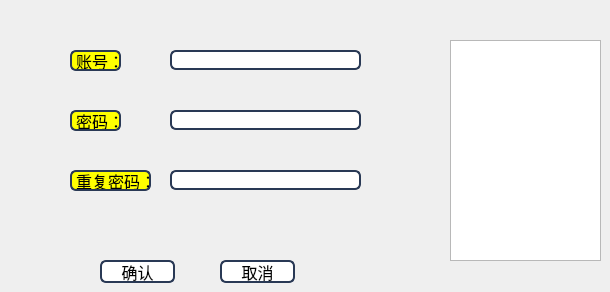
         <widget class="QWidget" name="tab_21">
          <attribute name="title">
           <string>添加操作员</string>
          </attribute>
          <widget class="QPushButton" name="pushButton_25">
           <property name="geometry">
            <rect>
             <x>220</x>
             <y>260</y>
             <width>75</width>
             <height>23</height>
            </rect>
           </property>
           <property name="font">
            <font>
             <family>微软雅黑</family>
             <pointsize>12</pointsize>
            </font>
           </property>
           <property name="styleSheet">
            <string notr="true">border: 2px solid rgb(41,57,85);
border-radius:6px;
background:white;
selection-background-color:green;</string>
           </property>
           <property name="text">
            <string>取消</string>
           </property>
          </widget>
          <widget class="QPushButton" name="pushButton_24">
           <property name="geometry">
            <rect>
             <x>100</x>
             <y>260</y>
             <width>75</width>
             <height>23</height>
            </rect>
           </property>
           <property name="font">
            <font>
             <family>微软雅黑</family>
             <pointsize>12</pointsize>
            </font>
           </property>
           <property name="styleSheet">
            <string notr="true">border: 2px solid rgb(41,57,85);
border-radius:6px;
background:white;
selection-background-color:green;</string>
           </property>
           <property name="text">
            <string>确认</string>
           </property>
          </widget>
          <widget class="QLineEdit" name="lineEdit_19">
           <property name="geometry">
            <rect>
             <x>170</x>
             <y>50</y>
             <width>191</width>
             <height>20</height>
            </rect>
           </property>
           <property name="font">
            <font>
             <family>微软雅黑</family>
             <pointsize>10</pointsize>
            </font>
           </property>
           <property name="styleSheet">
            <string notr="true">border: 2px solid rgb(41,57,85);
border-radius:6px;
background:white;
selection-background-color:green;</string>
           </property>
          </widget>
          <widget class="QLabel" name="label_21">
           <property name="geometry">
            <rect>
             <x>70</x>
             <y>110</y>
             <width>51</width>
             <height>21</height>
            </rect>
           </property>
           <property name="font">
            <font>
             <family>微软雅黑</family>
             <pointsize>12</pointsize>
            </font>
           </property>
           <property name="styleSheet">
            <string notr="true">border: 2px solid rgb(41,57,85);
border-radius:6px;
background:yellow;
selection-background-color:green;</string>
           </property>
           <property name="text">
            <string>密码：</string>
           </property>
          </widget>
          <widget class="QLabel" name="label_22">
           <property name="geometry">
            <rect>
             <x>70</x>
             <y>50</y>
             <width>51</width>
             <height>21</height>
            </rect>
           </property>
           <property name="font">
            <font>
             <family>微软雅黑</family>
             <pointsize>12</pointsize>
            </font>
           </property>
           <property name="styleSheet">
            <string notr="true">border: 2px solid rgb(41,57,85);
border-radius:6px;
background:yellow;
selection-background-color:green;</string>
           </property>
           <property name="text">
            <string>账号：</string>
           </property>
          </widget>
          <widget class="QLineEdit" name="lineEdit_21">
           <property name="geometry">
            <rect>
             <x>170</x>
             <y>110</y>
             <width>191</width>
             <height>20</height>
            </rect>
           </property>
           <property name="font">
            <font>
             <family>微软雅黑</family>
             <pointsize>10</pointsize>
            </font>
           </property>
           <property name="styleSheet">
            <string notr="true">border: 2px solid rgb(41,57,85);
border-radius:6px;
background:white;
selection-background-color:green;</string>
           </property>
           <property name="echoMode">
            <enum>QLineEdit::Password</enum>
           </property>
          </widget>
          <widget class="QLineEdit" name="lineEdit_20">
           <property name="geometry">
            <rect>
             <x>170</x>
             <y>170</y>
             <width>191</width>
             <height>20</height>
            </rect>
           </property>
           <property name="font">
            <font>
             <family>微软雅黑</family>
             <pointsize>10</pointsize>
            </font>
           </property>
           <property name="styleSheet">
            <string notr="true">border: 2px solid rgb(41,57,85);
border-radius:6px;
background:white;
selection-background-color:green;</string>
           </property>
           <property name="echoMode">
            <enum>QLineEdit::Password</enum>
           </property>
          </widget>
          <widget class="QLabel" name="label_20">
           <property name="geometry">
            <rect>
             <x>70</x>
             <y>170</y>
             <width>81</width>
             <height>21</height>
            </rect>
           </property>
           <property name="font">
            <font>
             <family>微软雅黑</family>
             <pointsize>12</pointsize>
            </font>
           </property>
           <property name="styleSheet">
            <string notr="true">border: 2px solid rgb(41,57,85);
border-radius:6px;
background:yellow;
selection-background-color:green;</string>
           </property>
           <property name="text">
            <string>重复密码：</string>
           </property>
          </widget>
          <widget class="QGraphicsView" name="graphicsView_10">
           <property name="geometry">
            <rect>
             <x>450</x>
             <y>40</y>
             <width>151</width>
             <height>221</height>
            </rect>
           </property>
           <property name="styleSheet">
            <string notr="true">border-image: url(:/photo/snap2018-05-21-16-52-17.png);</string>
           </property>
          </widget>
         </widget>
